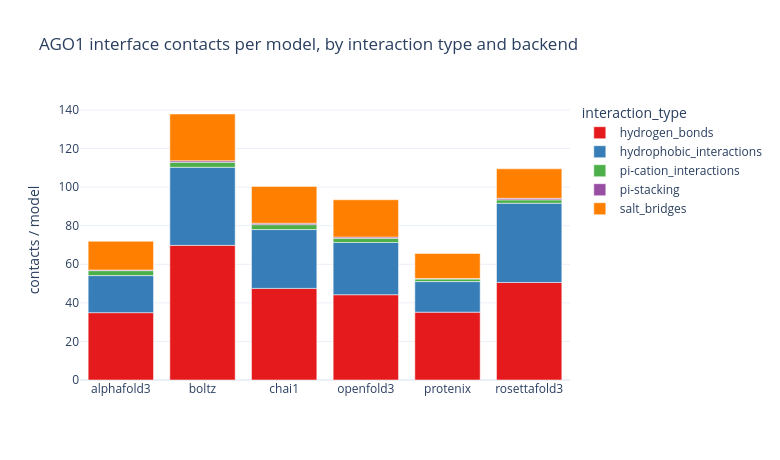

Write notebook code for a chart like this one.
### Markdown cell above
## Interaction-type breakdown

### Code cell
print("Interaction type counts:")
display(df["interaction_type"].value_counts().rename("count").to_frame())

print("\nInteraction type by receptor-ligand chain pair:")
display(df.groupby(["reschain", "reschain_lig", "interaction_type"], observed=True)
        .size().rename("count").reset_index().sort_values("count", ascending=False).head(20))

per_backend_itype = (df.groupby(["backend", "interaction_type"], observed=True).size()
    .div(df.groupby("backend")["fname"].nunique(), level="backend")
    .rename("contacts_per_model").reset_index())
fig = px.bar(per_backend_itype, x="backend", y="contacts_per_model", color="interaction_type",
             color_discrete_sequence=ITYPE_PALETTE, template=TEMPLATE,
             title=f"{RECEPTOR_NAME} interface contacts per model, by interaction type and backend")
fig.update_layout(width=780, height=460, xaxis_title="", yaxis_title="contacts / model")
save_fig(fig, "interaction_types_by_backend.html")

### Figure 1 — Plotly figure (JSON) as saved in the notebook; plotly's stock layout.template omitted (floating-point values rounded to 4 significant figures)
{"data": [{"hovertemplate": "interaction_type=hydrogen_bonds<br>backend=%{x}<br>contacts_per_model=%{y}<extra></extra>", "legendgroup": "hydrogen_bonds", "marker": {"color": "rgb(228,26,28)", "pattern": {"shape": ""}}, "name": "hydrogen_bonds", "orientation": "v", "showlegend": true, "textposition": "auto", "type": "bar", "x": ["alphafold3", "boltz", "chai1", "openfold3", "protenix", "rosettafold3"], "xaxis": "x", "y": [34.92, 69.8, 47.49, 44.21, 35.18, 50.56], "yaxis": "y"}, {"hovertemplate": "interaction_type=hydrophobic_interactions<br>backend=%{x}<br>contacts_per_model=%{y}<extra></extra>", "legendgroup": "hydrophobic_interactions", "marker": {"color": "rgb(55,126,184)", "pattern": {"shape": ""}}, "name": "hydrophobic_interactions", "orientation": "v", "showlegend": true, "textposition": "auto", "type": "bar", "x": ["alphafold3", "boltz", "chai1", "openfold3", "protenix", "rosettafold3"], "xaxis": "x", "y": [19.22, 40.48, 30.51, 27.1, 15.84, 41.09], "yaxis": "y"}, {"hovertemplate": "interaction_type=pi-cation_interactions<br>backend=%{x}<br>contacts_per_model=%{y}<extra></extra>", "legendgroup": "pi-cation_interactions", "marker": {"color": "rgb(77,175,74)", "pattern": {"shape": ""}}, "name": "pi-cation_interactions", "orientation": "v", "showlegend": true, "textposition": "auto", "type": "bar", "x": ["alphafold3", "boltz", "chai1", "openfold3", "protenix", "rosettafold3"], "xaxis": "x", "y": [2.56, 2.58, 2.545, 2.141, 1.33, 1.758], "yaxis": "y"}, {"hovertemplate": "interaction_type=pi-stacking<br>backend=%{x}<br>contacts_per_model=%{y}<extra></extra>", "legendgroup": "pi-stacking", "marker": {"color": "rgb(152,78,163)", "pattern": {"shape": ""}}, "name": "pi-stacking", "orientation": "v", "showlegend": true, "textposition": "auto", "type": "bar", "x": ["alphafold3", "boltz", "chai1", "openfold3", "protenix", "rosettafold3"], "xaxis": "x", "y": [0.34, 0.79, 0.7475, 0.6364, 0.29, 0.803], "yaxis": "y"}, {"hovertemplate": "interaction_type=salt_bridges<br>backend=%{x}<br>contacts_per_model=%{y}<extra></extra>", "legendgroup": "salt_bridges", "marker": {"color": "rgb(255,127,0)", "pattern": {"shape": ""}}, "name": "salt_bridges", "orientation": "v", "showlegend": true, "textposition": "auto", "type": "bar", "x": ["alphafold3", "boltz", "chai1", "openfold3", "protenix", "rosettafold3"], "xaxis": "x", "y": [14.87, 24.26, 19.07, 19.34, 12.99, 15.29], "yaxis": "y"}], "layout": {"barmode": "relative", "height": 460, "legend": {"title": {"text": "interaction_type"}, "tracegroupgap": 0}, "title": {"text": "AGO1 interface contacts per model, by interaction type and backend"}, "width": 780, "xaxis": {"anchor": "y", "domain": [0.0, 1.0], "title": {"text": ""}}, "yaxis": {"anchor": "x", "domain": [0.0, 1.0], "title": {"text": "contacts / model"}}}}
